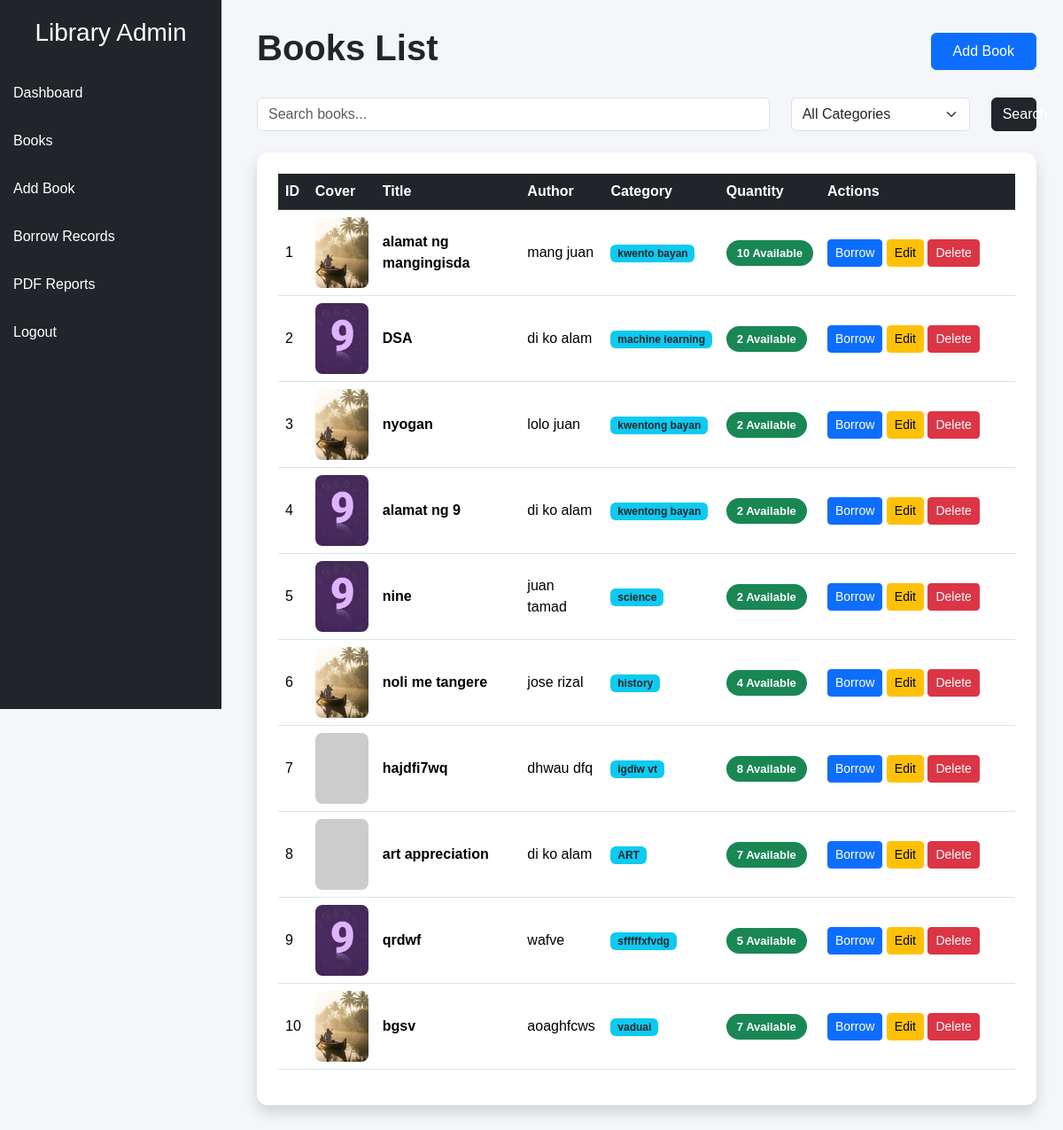
The page /books (signed in) on the database as committed earlier.
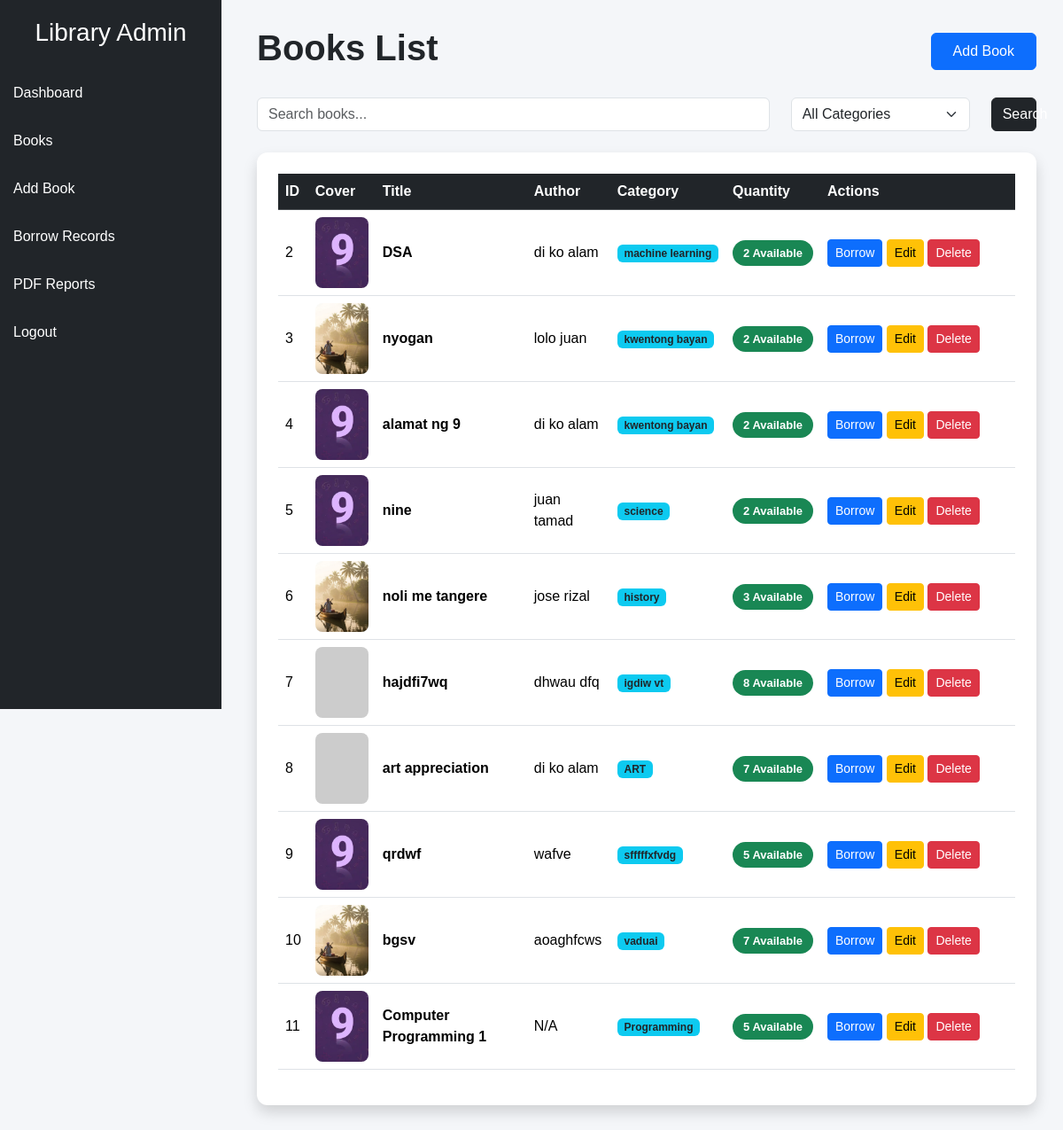
The same page on the database as committed later.
### tables this page shows
CREATE TABLE books (
    id INTEGER PRIMARY KEY AUTOINCREMENT,
    title TEXT NOT NULL,
    author TEXT NOT NULL,
    category TEXT NOT NULL,
    quantity INTEGER NOT NULL,
    cover_image TEXT
);

### app.py (the view)
@app.route('/books')
@login_required
def books():
    search = request.args.get('search', '')
    category = request.args.get('category', '')
    conn = sqlite3.connect('database.db')
    cursor = conn.cursor()
    if category:
        cursor.execute("""
        SELECT * FROM books
        WHERE title LIKE ?
        AND category = ?
        """, (
            '%' + search + '%',
            category
        ))
    else:
        cursor.execute("""
        SELECT * FROM books
        WHERE title LIKE ?
        """, (
            '%' + search + '%',
        ))
    books = cursor.fetchall()
    conn.close()
    return render_template(
        'books.html',
        books=books
    )

### app.py (called while the page is built)
def login_required(f):
    @wraps(f)
    def decorated_function(*args, **kwargs):
        if 'user' not in session:
            return redirect('/login')
        return f(*args, **kwargs)
    return decorated_function

### templates/books.html (shortened to what this page needs)
<!DOCTYPE html>
<html>
<head>
    <link href="https://cdn.jsdelivr.net/npm/bootstrap@5.3.3/dist/css/bootstrap.min.css" rel="stylesheet">
</head>
<body>
<div class="sidebar">
    <h3 class="text-white text-center mb-4">
        Library Admin
    </h3>
    <a href="/">Dashboard</a>
    <a href="/books">Books</a>
    <a href="/add_book">Add Book</a>
    <a href="/borrow_records">Borrow Records</a>
    <a href="/generate_report">PDF Reports</a>
    <a href="/logout">Logout</a>
</div>
<div class="content">
    <div class="d-flex justify-content-between align-items-center mb-4">
        <h1 class="fw-bold">
            Books List
        </h1>
        <a href="/add_book" class="btn btn-primary px-4 py-2">
            Add Book
        </a>
    </div>
<form method="GET" class="mb-4">
    <div class="row">
        <div class="col-md-8">
            <input
                type="text"
                name="search"
                class="form-control"
                placeholder="Search books..."
            >
        </div>
        <div class="col-md-3">
            <select
                name="category"
                class="form-select"
            >
                <option value="">All Categories</option>
            </select>
        </div>
        <div class="col-md-1">
            <button class="btn btn-dark w-100">
                Search
            </button>
        </div>
    </div>
</form>
    <div class="card shadow p-4">
        <table class="table table-hover align-middle">
            <thead class="table-dark">
                <tr>
                    <th>ID</th>
                    <th>Cover</th>
                    <th>Title</th>
                    <th>Author</th>
                    <th>Category</th>
                    <th>Quantity</th>
                    <th width="220">Actions</th>
                </tr>
            </thead>
            <tbody>
                {% for book in books %}
                <tr>
                    <td>{{ book[0] }}</td>
                    <td>
                        {% if book[5] %}
                        <img
                            src="{{ url_for('static', filename='uploads/' + book[5]) }}"
                            width="60"
                            height="80"
                        >
                        {% else %}
                        <img
                            src="https://via.placeholder.com/60x80?text=No+Image"
                            width="60"
                            height="80"
                        >
                        {% endif %}
                    </td>
                    <td class="fw-semibold">
                        {{ book[1] }}
                    </td>
                    <td>{{ book[2] }}</td>
                    <td>
                       <span class="badge bg-info text-dark">
                         {{ book[3] }}
                       </span>
                    </td>
                    <td>
                        {% if book[4] > 0 %}
                        <span class="badge bg-success badge-stock">
                            {{ book[4] }} Available
                        </span>
                        {% else %}
                        <span class="badge bg-danger badge-stock">
                            Out of Stock
                        </span>
                        {% endif %}
                    </td>
                    <td>
                        {% if book[4] > 0 %}
                        <a
                           href="/borrow_book/{{ book[0] }}"
                           class="btn btn-primary btn-sm"
                        >
                           Borrow
                        </a>
                        {% endif %}
                        <a
                            href="/edit_book/{{ book[0] }}"
                            class="btn btn-warning btn-sm"
                        >
                            Edit
                        </a>
                        <a
                            href="/delete_book/{{ book[0] }}"
                            class="btn btn-danger btn-sm"
                            onclick="return confirm('Delete this book?')"
                        >
                            Delete
                        </a>
                    </td>
                </tr>
                {% endfor %}
            </tbody>
        </table>
    </div>
</div>
</body>
</html>

### templates/books.html (style rules this page uses)
body { background:#f4f6f9; font-family:Arial, sans-serif; }
.sidebar { width:250px; height:100vh; background:#212529; position:fixed; padding-top:20px; }
.sidebar a { color:white; display:block; padding:15px; text-decoration:none; transition:0.3s; }
.content { margin-left:260px; padding:30px; }
.card { border:none; border-radius:12px; }
.table img { border-radius:8px; object-fit:cover; }
.badge-stock { padding:8px 12px; border-radius:20px; font-size:12px; }
.table tbody tr { transition:0.3s; }
.badge-stock { font-size:13px; }

Rows that differ between the two databases and show on the page:
removed books: id "1", cover_image (picture), title "alamat ng mangingisda", author "mang juan", category "kwento bayan", quantity "10"
changed books "noli me tangere": quantity "4" → "3"
added books: id "11", cover_image (picture), title "Computer Programming 1", author "N/A", category "Programming", quantity "5"
